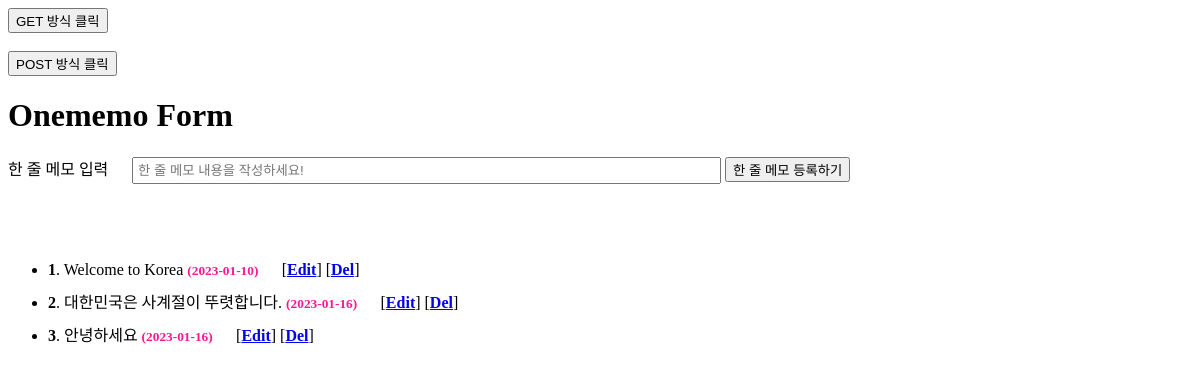
Before: /onememos/ with the older database file.
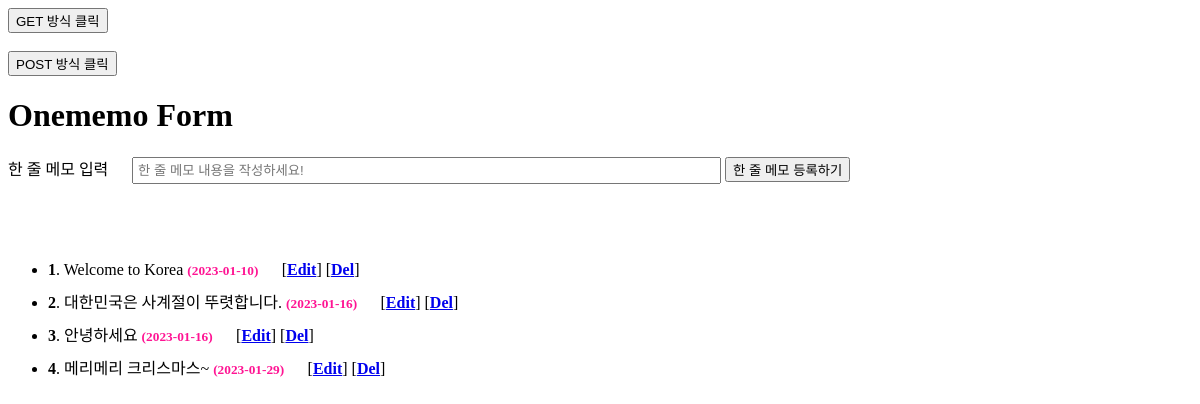
After: the same page with the newer database file.
### onememos/models.py (models this page shows, shortened)
class Memo(models.Model):
    memo_text = models.CharField(max_length = 200) # 문자형
    published_date = models.DateTimeField(auto_now_add = True) # 날짜형

### onememos/views.py (the view)
# urls.py: path('', views.main, name='main'),
def main(request):
    lists = Memo.objects.all()
    data = {'lists': lists}
    return render(request, 'main.html', data)

### onememos/templates/main.html (shortened to what this page needs)
<!DOCTYPE html>
<html>
    <head>
    </head>
    <body>
        <form action="http://localhost:8000/onememos/writeMemo/" method="GET">
            <button>GET 방식 클릭</button>
        </form>
        <br>
        <form action="http://localhost:8000/onememos/writeMemo/" method="POST">
            <button>POST 방식 클릭</button>
        </form>
        <h1>Onememo Form</h1>
        <form action="http://localhost:8000/onememos/createMemo/"
              method="POST" id="memoWriteForm">
            <label for="memo">한 줄 메모 입력</label>
            <input type="text" id="memo" name="memoContent" size="70"
                   placeholder="한 줄 메모 내용을 작성하세요!" autocomplete="off">
            <button type="submit" form="memoWriteForm">한 줄 메모 등록하기</button>
        </form>
        <div style="padding-top:50px">
            <ul style="line-height:2em">
                {% for article in lists %}
                    <li>
                        <b>{{article.id}}</b>.
                        {{article.memo_text}}
                        <small style="color:deeppink;font-weight:bold">
                            ({{article.published_date|date:'Y-m-d'}})
                        </small>
                        &nbsp;&nbsp;&nbsp;&nbsp;
                        [<a href="./edit/{{article.id}}" style="font-weight:bold">Edit</a>]
                        [<a href="./delete/{{article.id}}" style="font-weight:bold">Del</a>]
                    </li>
                {% endfor %}
            </ul>
        </div>
    </body>
</html>

Changed rows visible on the page:
added Memo: id "4", memo_text "메리메리 크리스마스~", published_date "2023-01-29"
